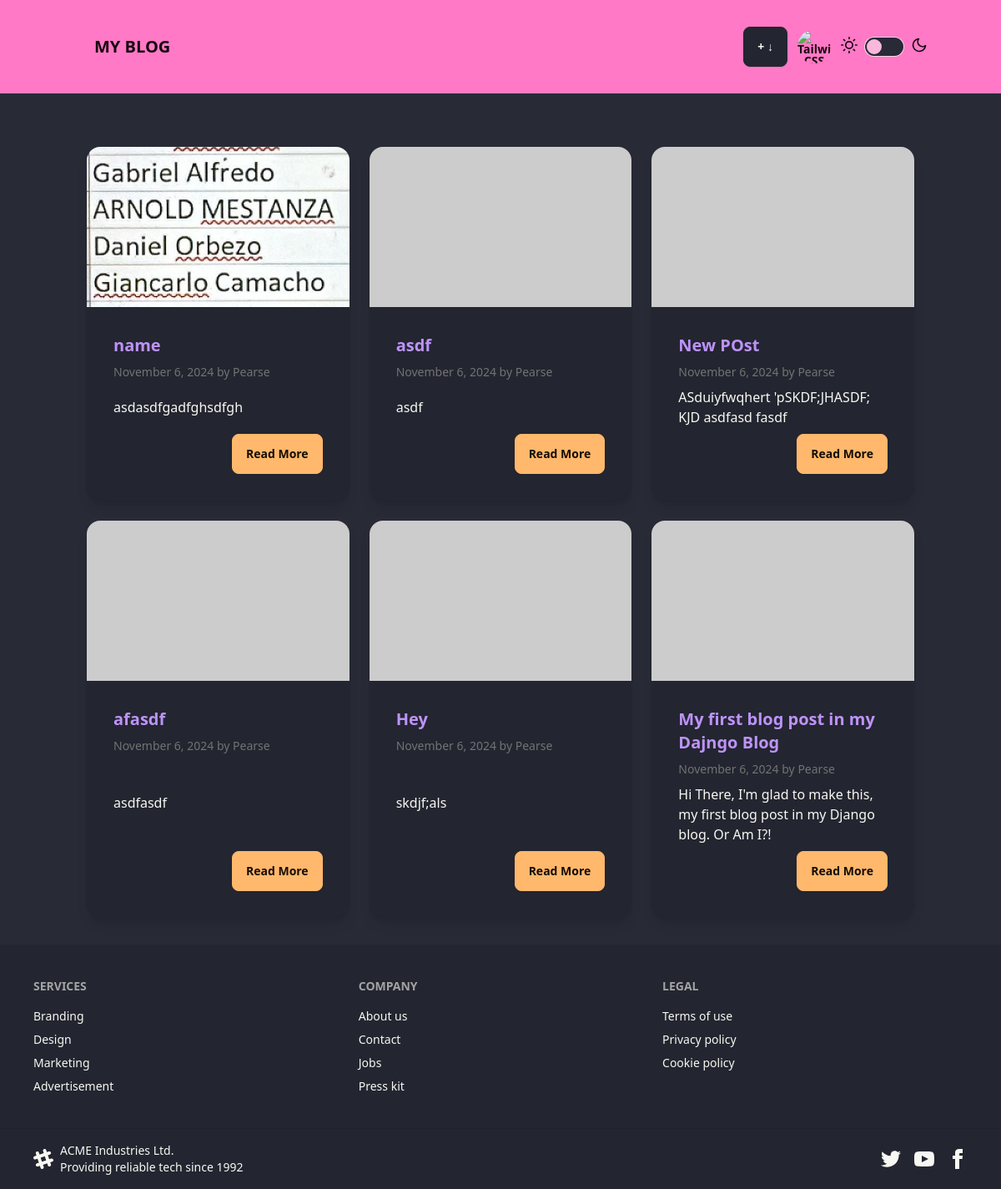
The app's page / (signed in) with its own data.
### blog/models.py (models this page shows, shortened)
class Post(models.Model):
    title = models.CharField(max_length=200)
    slug = models.SlugField(unique=True)
    author = models.ForeignKey(User, on_delete=models.CASCADE)
    body = models.TextField()
    cover_image = models.ImageField(upload_to="cover_images/", blank=True, null=True)
    created = models.DateTimeField(default=timezone.now)
    updated = models.DateTimeField(auto_now=True)
    class Meta:
        ordering = ("-created",)

### blog/views.py (the view)
# urls.py: path("", views.post_list, name="post_list"),
def post_list(request):
    posts = Post.objects.all()
    return render(request, "blog/post_list.html", {"posts": posts})

### blog/templates/blog/post_list.html
{% extends "blog/base.html" %} {% block title %}{{ post.title }}{% endblock %}
{% block content %}
<div class="container mx-auto mt-8 px-4">
  <div class="grid grid-cols-1 sm:grid-cols-2 lg:grid-cols-3 gap-6">
    {% for post in posts %}
    <div
      class="card bg-base-200 shadow-lg hover:shadow-2xl transition-all duration-300"
    >
      <figure>
        {% if post.cover_image %}
        <img
          src="{{ post.cover_image.url }}"
          alt="{{ post.title }}"
          class="w-full h-48 object-cover"
        />
        {% else %}
        <img
          src="https://via.placeholder.com/500"
          alt="{{ post.title }}"
          class="w-full h-48 object-cover"
        />
        {% endif %}
      </figure>
      <div class="card-body">
        <h2 class="card-title text-secondary">{{ post.title }}</h2>
        <p class="text-sm text-neutral-500">
          {{ post.created|date:"F j, Y" }} by {{ post.author }}
        </p>
        <p>{{ post.body|truncatewords:30 }}</p>
        <div class="card-actions justify-end">
          <a
            href="{% url 'post_detail' slug=post.slug %}"
            class="btn btn-accent"
            >Read More</a
          >
        </div>
      </div>
    </div>
    {% empty %}
    <p class="text-center col-span-3">No posts available.</p>
    {% endfor %}
  </div>
</div>
{% endblock %}

### records on screen
Post: cover_image (picture), title "name", created "November 6, 2024", author "Pearse", body "asdasdfgadfghsdfgh"
Post: title "asdf", created "November 6, 2024", author "Pearse", body "asdf"
Post: title "New POst", created "November 6, 2024", author "Pearse", body "ASduiyfwqhert 'pSKDF;JHASDF; KJD asdfasd fasdf"
Post: title "afasdf", created "November 6, 2024", author "Pearse", body "asdfasdf"
Post: title "Hey", created "November 6, 2024", author "Pearse", body "skdjf;als"
Post: title "My first blog post in my Dajngo Blog", created "November 6, 2024", author "Pearse", body "Hi There, I'm glad to make this, my first blog post in my Django blog. Or Am I?!"
